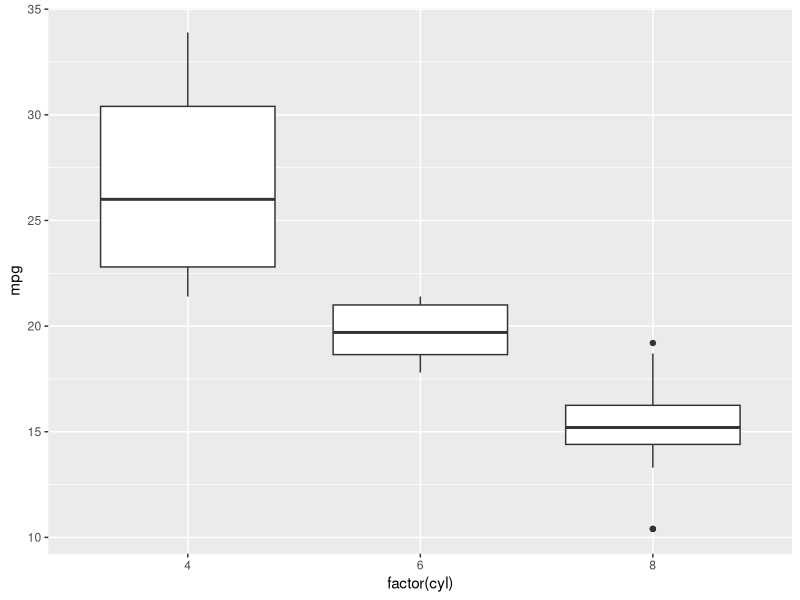

Generate this figure with R:
## ---- chunk 1
library(ggplot2)
ggplot(mtcars, aes(factor(cyl), mpg)) +
  geom_boxplot()
